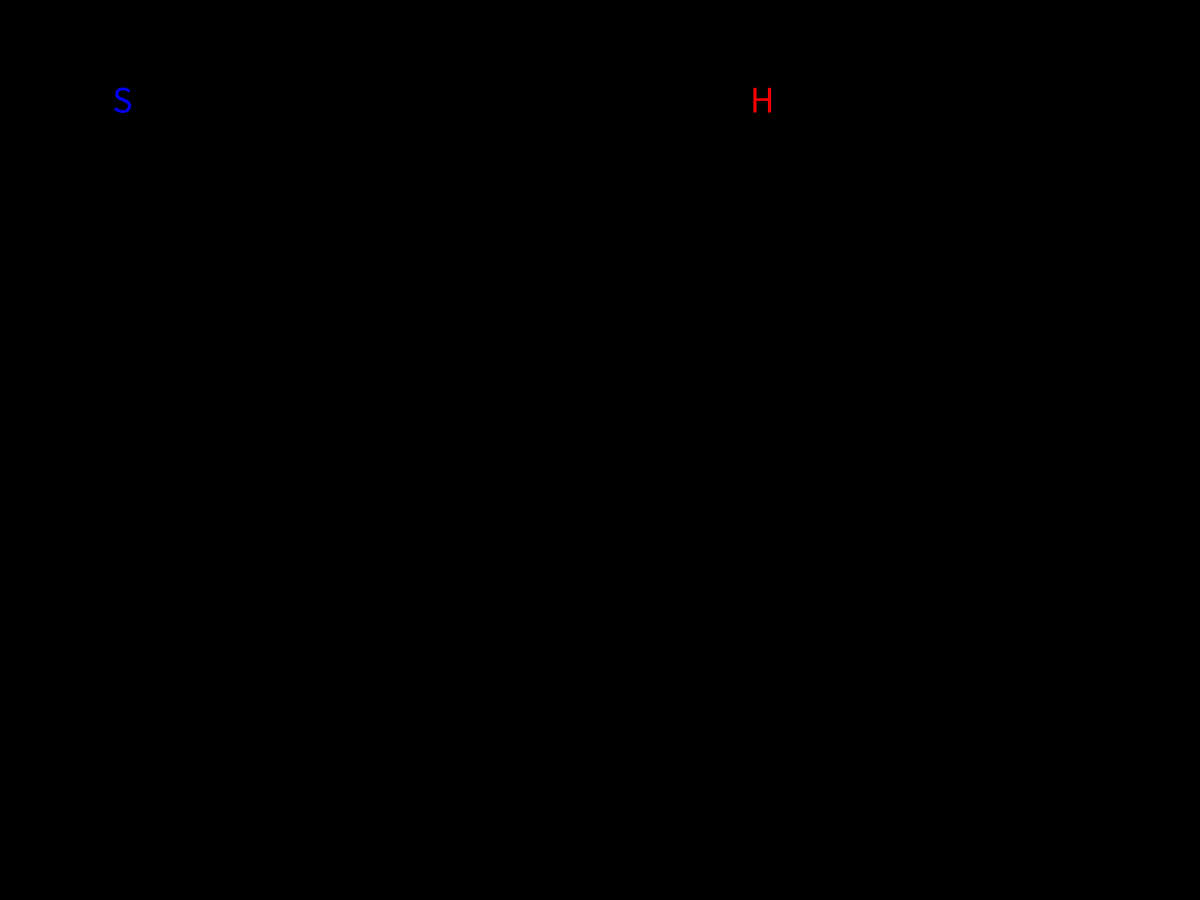
Frame 1 (no input)
Frame 60 (the mouse pressed at the canvas centre just before this capture): blank canvas, image omitted
Frame 120 (the mouse held since frame 60 and released just before this capture): blank canvas, image omitted

The Processing sketch that drew this single still picture (run headless with seeded random() and noise(); from frame 60 on, the mouse is pressed at the canvas centre):

// Processing sketch: Strings__Booleans__Chars
// ── Strings__Booleans__Chars.pde
char firstInitial = 'S';
char lastInitial = 'H';
String playerName = "Mr. Hardman";

//X Location and Y Location of first initial
int firstX = 150;
int firstY = 150;

//X Location and Y Location of last initial
int lastX = 1000;
int lastY = 150;

//Stores whether you have clicked your mouse
boolean hasClicked = false;

void setup()
{
  //Makes the processing window full screen
  fullScreen();
}

void draw()
{
  //Change background color to black
  background(0);
  
  //Set textSize to 50
  textSize(50);
  
  //If has clicked has the value true...
  if(hasClicked == true)
  {
    //Change the fill to white
    fill(255);
    //Display a message for the player
    text("Thanks for clicking, " + playerName, 100, 100);
  }
  
  //Change the fill to Green
  fill(0, 0, 255);
  //Display the first initial at firstX, firstY
  text( firstInitial, firstX, firstY );
  
  //Change the fill to red
  fill(255, 0, 0);
  //Display the last initial at lastX, lastY
  text( lastInitial, lastX, lastY );
  
  //Change the location variables to make them move
  firstX += 5;
  firstY += 5;
  
  lastX -= 5;
  lastY += 5;
}

void mouseClicked()
{
  //Changes the variable that stores whether the mouse has been clicked to true
  hasClicked = true;
}
